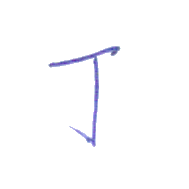
#> input picture old-thas/data/1/database/base_1_12_1.bmp, 189 x 189 px, given in place of base_1_1_1.bmp, which was not available
$ python edge_indexing.py
#> lines starting #> are read from the running program, lines starting #| are printed output that depends on the picture; after the words box and inside, x2 and y2 are one past the last pixel; in counts of white or black regions, pixels touching at a corner belong together; pictures that were not available may be replaced by others from this repository, and a replacement may not be noted
#> in edge_extraction, image is the input picture: PIL image 189x189 RGB; mean R, G, B 252.3, 252.2, 253.8
### old-thas/src/main.py
import os
import numpy as np
from PIL import Image
from sklearn.svm import SVC
from sklearn.metrics import accuracy_score, classification_report, confusion_matrix
from sklearn.preprocessing import StandardScaler
import glob
import csv
import datetime
import matplotlib.pyplot as plt
import seaborn as sns

Y_STROKE_MAX = 220

def stroke_extraction(image):
    def is_stroke(pixel):
        return pixel < Y_STROKE_MAX
    if image.mode != 'YCbCr':
        image = image.convert('YCbCr')  # Ensure the image is in 'YCbCr' mode
    y_channel, _, _ = image.split()  # Extract the Y channel
    y_array = np.array(y_channel)
    stroke_array = np.vectorize(is_stroke)(y_array)
    stroke_image = Image.fromarray(stroke_array.astype(np.uint8) * 255, mode='L')  # Convert back to image
    return stroke_image, y_array

# [4 lines left out: function binary_array_extraction, not called in this run]

# B_0 is the original binary array (stroke pixels)
def compute_B_k_list(binary_array):
    # print(binary_array)
    height, width = binary_array.shape
    B_0 = binary_array.copy()
    B_k_list = [B_0]
    for k in range(1, 4):
        B_prev = B_k_list[k-1]
        B_k = np.zeros_like(B_prev)
        for m in range(width):
            for n in range(height):
                if B_prev[n, m] == 0:
                    continue
                self_ok = (B_prev[n, m] > 0)
                top_ok = (n > 0 and B_prev[n-1, m] > 0)
                bottom_ok = (n < height-1 and B_prev[n+1, m] > 0)
                left_ok = (m > 0 and B_prev[n, m-1] > 0)
                right_ok = (m < width-1 and B_prev[n, m+1] > 0)
                if self_ok and top_ok and bottom_ok and left_ok and right_ok:
                    B_k[n, m] = 1
        B_k_list.append(B_k)
    return B_k_list

# [458 lines left out: functions feature_extraction, export_features_to_csv, load_and_prepare_data, normalize_features, train_svm_classifier, evaluate_classifier and 4 more, not called in this run]

# [46 lines that do not run on import are left out]

### old-thas/src/edge_indexing.py
from main import stroke_extraction, compute_B_k_list
import numpy as np
from PIL import Image
import matplotlib.pyplot as plt
from matplotlib.widgets import Slider, Button
from collections import deque

def edge_extraction(image_path):
    image = Image.open(image_path)
    stroke_image, _ = stroke_extraction(image)
#> in stroke_extraction, `image = image.convert('YCbCr')  # Ensure the image is in 'YCbCr' mode`: image: PIL image 189x189 YCbCr; mean of channels 0, 1, 2 252.4, 128.8, 127.9
#> in stroke_extraction, `y_channel, _, _ = image.split()`:
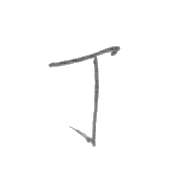
#> y_channel: PIL image 189x189 L; min 77, max 255, mean 252.4
#> in stroke_extraction, `stroke_array = np.vectorize(is_stroke)(y_array)`:
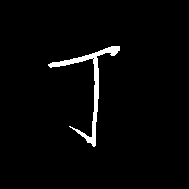
#> stroke_array: shape (189, 189) bool; 2.5% white; 1 white region, box (x1, y1, x2, y2) and area: (48, 46, 120, 147) 876
    stroke_array = np.array(stroke_image)
    binary_array = (stroke_array > 0).astype(np.float32)
    B_k_list = compute_B_k_list(binary_array)
#> the loop in compute_B_k_list, `for k in range(1, 4):` made 3 passes
#> pass 2, in compute_B_k_list, `B_prev = B_k_list[k-1]`:
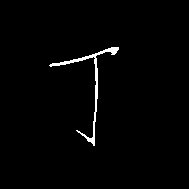
#> B_prev: shape (189, 189) float32; values 0 (black) and 1 (white), 1.4% white; 1 white region, box (x1, y1, x2, y2) and area: (49, 47, 119, 146) 510
#> pass 3, in compute_B_k_list, `B_prev = B_k_list[k-1]`:
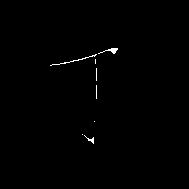
#> B_prev: shape (189, 189) float32; values 0 (black) and 1 (white), 0.46% white in thin lines or dots, all inside (x1, y1, x2, y2) = (50, 48, 118, 144)
#> after the loop in compute_B_k_list, `for k in range(1, 4):`:
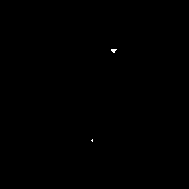
#> B_k: shape (189, 189) float32; values 0 (black) and 1 (white), 0.06% white in thin lines or dots, all inside (x1, y1, x2, y2) = (91, 49, 117, 142)
#> after the loop in compute_B_k_list, `for k in range(1, 4):`: B_k_list = 4 items
#> in edge_extraction, `B_xor = np.logical_xor(B_k_list[0], B_k_list[1])`:
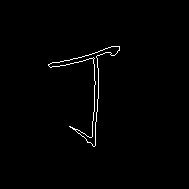
#> B_xor: shape (189, 189) bool; 1% white in thin lines or dots, all inside (x1, y1, x2, y2) = (48, 46, 120, 147)
    B_xor = np.logical_xor(B_k_list[0], B_k_list[1])
    return B_xor

def find_connected_components(edge_image):
    """
    找到筆畫邊緣圖中的連通區塊
    如果兩個pixel的x座標差和y座標差都在1以內，則屬於同一個區塊
    """
    height, width = edge_image.shape
    visited = np.zeros((height, width), dtype=bool)
    components = []

    # 8-connected directions
    directions = [(-1, -1), (-1, 0), (-1, 1), (0, -1), (0, 1), (1, -1), (1, 0), (1, 1)]

    for i in range(height):
        for j in range(width):
            if edge_image[i, j] and not visited[i, j]:
                # BFS to find connected component
                component = []
                queue = deque([(i, j)])
                visited[i, j] = True

                while queue:
                    y, x = queue.popleft()
                    component.append((y, x))

                    # Check 8 neighbors
                    for dy, dx in directions:
                        ny, nx = y + dy, x + dx
                        if (0 <= ny < height and 0 <= nx < width and
                            edge_image[ny, nx] and not visited[ny, nx]):
                            visited[ny, nx] = True
                            queue.append((ny, nx))

                if component:
                    components.append(component)

    return components

def sort_components_by_leftmost(components):
    """
    將區塊從最左開始編號
    比較誰的最左邊筆畫邊緣pixel比較左邊
    """
    def get_leftmost_x(component):
        return min(x for y, x in component)

    # Sort components by leftmost x coordinate
    sorted_components = sorted(components, key=get_leftmost_x)
    return sorted_components

def trace_pixels_in_component(component, edge_image):
    """
    對區塊內的筆畫pixel進行編號
    使用深度優先搜索但是改進處理未訪問像素的邏輯
    """
    if not component:
        return []

    # Find leftmost pixel (if multiple, choose the topmost one)
    leftmost_pixels = [pixel for pixel in component if pixel[1] == min(x for y, x in component)]
    start_pixel = min(leftmost_pixels)  # Choose topmost among leftmost

    # 8-connected directions (starting from top, going clockwise)
    directions = [(-1, 0), (-1, 1), (0, 1), (1, 1), (1, 0), (1, -1), (0, -1), (-1, -1)]

    component_set = set(component)
    visited = set()
    traced_pixels = []

    def dfs(pixel):
        if pixel in visited or pixel not in component_set:
            return

        visited.add(pixel)
        traced_pixels.append(pixel)

        # Debug print for specific pixels around the problematic area
        # if len(traced_pixels) in [340, 341, 342, 343, 344, 345]:
        #     print(f"  Pixel #{len(traced_pixels)}: {pixel}")

        y, x = pixel
        # Sort neighbors to ensure consistent ordering
        neighbors = []
        for dy, dx in directions:
            next_pixel = (y + dy, x + dx)
            if next_pixel in component_set and next_pixel not in visited:
                neighbors.append(next_pixel)

        # Sort by distance, then by position for consistency
        neighbors.sort(key=lambda p: (abs(p[0]-y) + abs(p[1]-x), p[0], p[1]))

        # if len(traced_pixels) in [341, 342]:  # Debug neighbors for problematic pixels
        #     print(f"    From {pixel}, neighbors: {neighbors}")

        for next_pixel in neighbors:
            if next_pixel not in visited:
                dfs(next_pixel)

    print(f"Starting DFS from leftmost pixel: {start_pixel}")
    dfs(start_pixel)

    # If there are still unvisited pixels, find the closest one to the last traced pixel
    while len(visited) < len(component):
        unvisited_pixels = [p for p in component if p not in visited]
        if not unvisited_pixels:
            break

        # Find the closest unvisited pixel to the last traced pixel
        last_pixel = traced_pixels[-1] if traced_pixels else start_pixel
        closest_pixel = min(unvisited_pixels,
                          key=lambda p: abs(p[0] - last_pixel[0]) + abs(p[1] - last_pixel[1]))

        print(f"Found {len(unvisited_pixels)} unvisited pixels, continuing from closest: {closest_pixel}")
        print(f"  Distance from last pixel {last_pixel}: {abs(closest_pixel[0] - last_pixel[0]) + abs(closest_pixel[1] - last_pixel[1])}")

        dfs(closest_pixel)

    return traced_pixels

def edge_indexing(image_path):
    """
    完整的邊緣索引流程：
    1. 提取邊緣
    2. 找到連通區塊
    3. 對區塊排序
    4. 對每個區塊內的像素進行追蹤編號
    """
#> called with image_path = '../data/1/database/base_1_1_1.bmp'
    # Step 1: Extract edges
    edge_image = edge_extraction(image_path)

    # Step 2: Find connected components
    components = find_connected_components(edge_image)
#> components = 1 item

    # Step 3: Sort components by leftmost pixel
    sorted_components = sort_components_by_leftmost(components)
#> sorted_components = 1 item

    # Step 4: Trace pixels in each component
    indexed_components = []
    for i, component in enumerate(sorted_components):
        traced_pixels = trace_pixels_in_component(component, edge_image)
        indexed_components.append({
            'component_id': i + 1,
            'pixels': component,
            'traced_pixels': traced_pixels
        })
#> this loop made 1 pass
#> leftmost_pixels in trace_pixels_in_component on pass 1: [(64, 48), (65, 48)]
#| Starting DFS from leftmost pixel: (64, 48)
#> after the loop, indexed_components = 1 item

    return edge_image, indexed_components
def visualize_tracing_with_slider(edge_image, indexed_components):
    """
    使用進度條視覺化像素追蹤過程，包含自動播放功能
    """
    fig = plt.figure(figsize=(15, 10))

    # Create main subplot for the image
    ax_main = plt.subplot2grid((5, 3), (0, 0), colspan=2, rowspan=3)

    # Create subplot for component selection
    ax_comp = plt.subplot2grid((5, 3), (0, 2))

    # Create subplot for slider
    ax_slider = plt.subplot2grid((5, 3), (3, 0), colspan=3)

    # Create subplot for control buttons
    ax_play = plt.subplot2grid((5, 3), (4, 0))
    ax_speed = plt.subplot2grid((5, 3), (4, 1))
    ax_reset = plt.subplot2grid((5, 3), (4, 2))

    height, width = edge_image.shape

    # Initialize display image
    display_image = np.zeros((height, width, 3))

    # Different colors for different components
    colors = [(1, 0, 0), (0, 1, 0), (0, 0, 1), (1, 1, 0), (1, 0, 1), (0, 1, 1)]

    # Show all components in light gray initially
    for i, comp_data in enumerate(indexed_components):
        for y, x in comp_data['pixels']:
            display_image[y, x] = [0.3, 0.3, 0.3]  # Light gray

    im = ax_main.imshow(display_image)
    ax_main.set_title('Pixel Tracing Visualization')
    ax_main.axis('off')

    # Component info display
    ax_comp.axis('off')
    comp_text = ax_comp.text(0, 0.5, 'Select component\nwith slider',
                            transform=ax_comp.transAxes, fontsize=12,
                            verticalalignment='center')

    # Find max traced pixels for slider range
    total_pixels = sum(len(comp['traced_pixels']) for comp in indexed_components)

    # Create slider
    slider = Slider(ax_slider, 'Progress', 0, total_pixels,
                    valinit=0, valstep=1, valfmt='%d')

    # Create control buttons
    play_button = Button(ax_play, 'Play')
    speed_button = Button(ax_speed, 'Speed: 1x')
    reset_button = Button(ax_reset, 'Reset')

    # Animation control variables
    is_playing = False
    play_speed = 1  # pixels per update
    speed_levels = [1, 2, 5, 10, 20]
    current_speed_idx = 0
    timer = None

    def update_display(val):
        progress = int(slider.val)

        # Reset display image
        display_image[:] = 0

        # Show all components in light gray
        for i, comp_data in enumerate(indexed_components):
            for y, x in comp_data['pixels']:
                display_image[y, x] = [0.3, 0.3, 0.3]

        # Determine which component and pixel index
        current_comp_idx = 0
        remaining_progress = progress
        current_pixel_idx = 0

        # Find current component and pixel
        for i, comp_data in enumerate(indexed_components):
            traced_count = len(comp_data['traced_pixels'])
            if remaining_progress <= traced_count:
                current_comp_idx = i
                current_pixel_idx = remaining_progress
                break
            else:
                remaining_progress -= traced_count

        if current_comp_idx < len(indexed_components):
            comp_data = indexed_components[current_comp_idx]
            traced_pixels = comp_data['traced_pixels']
            color = colors[current_comp_idx % len(colors)]

            # Show all previous components completely
            for i in range(current_comp_idx):
                prev_comp = indexed_components[i]
                prev_color = colors[i % len(colors)]
                for y, x in prev_comp['traced_pixels']:
                    display_image[y, x] = prev_color

            # Show traced pixels up to current progress in current component
            for i in range(current_pixel_idx):
                y, x = traced_pixels[i]
                # Gradually increase brightness for newer pixels
                brightness = 0.6 + 0.4 * (i + 1) / len(traced_pixels)
                display_image[y, x] = [c * brightness for c in color]

            # Highlight current pixel with white border
            if current_pixel_idx > 0 and current_pixel_idx <= len(traced_pixels):
                current_y, current_x = traced_pixels[current_pixel_idx - 1]
                # Add white border around current pixel
                for dy in [-1, 0, 1]:
                    for dx in [-1, 0, 1]:
                        ny, nx = current_y + dy, current_x + dx
                        if (0 <= ny < height and 0 <= nx < width and
                            (dy == 0 or dx == 0)):  # Cross pattern
                            if display_image[ny, nx].sum() < 1.5:  # Only if it's not too bright
                                display_image[ny, nx] = [1, 1, 1]  # White

            # Update component info
            info_text = f"Component {comp_data['component_id']}\n"
            info_text += f"Total pixels: {len(comp_data['pixels'])}\n"
            info_text += f"Traced pixels: {len(traced_pixels)}\n"
            if current_pixel_idx > 0:
                info_text += f"Current pixel: #{current_pixel_idx}\n"
                current_pixel = traced_pixels[current_pixel_idx - 1]
                info_text += f"Position: {current_pixel}\n"

            # Show next few pixels preview
            if current_pixel_idx < len(traced_pixels):
                next_pixels = traced_pixels[current_pixel_idx:current_pixel_idx+3]
                info_text += f"Next: {next_pixels}"

            comp_text.set_text(info_text)

        im.set_array(display_image)
        ax_main.set_title(f'Component {current_comp_idx + 1}/{len(indexed_components)} - Pixel #{current_pixel_idx}')
        fig.canvas.draw()

    # [47 lines left out: functions animate, toggle_play, change_speed, reset_animation, not called in this run]

    # Connect events
    slider.on_changed(update_display)
    play_button.on_clicked(toggle_play)
    speed_button.on_clicked(change_speed)
    reset_button.on_clicked(reset_animation)

    # Initial update
    update_display(0)

    plt.tight_layout()
    return fig, slider

if __name__ == "__main__":
    test_image_path = '../data/1/database/base_1_1_1.bmp'
    # [10 lines of commented-out code are left out]
    edge_image = edge_extraction(test_image_path)

    # Test full edge indexing
    edge_result, indexed_components = edge_indexing(test_image_path)
#> indexed_components = 1 item

    # Print component information
    print(f"Found {len(indexed_components)} components:")
#| Found 1 components:
    for comp_data in indexed_components:
        comp_id = comp_data['component_id']
        pixel_count = len(comp_data['pixels'])
        traced_count = len(comp_data['traced_pixels'])
        leftmost_x = min(x for y, x in comp_data['pixels'])
        print(f"Component {comp_id}: {pixel_count} pixels, traced {traced_count} pixels, leftmost position: x={leftmost_x}")

        # Print first few traced pixels
        if traced_count > 0:
            print(f"  Tracing order first 5 pixels: {comp_data['traced_pixels'][:5]}")

        # Special debug for component 3
        if comp_id == 3:
            print(f"  Component 3 detailed analysis:")
            traced_pixels = comp_data['traced_pixels']
            for i in range(340, min(346, len(traced_pixels))):
                if i < len(traced_pixels):
                    curr_pixel = traced_pixels[i]
                    print(f"    Pixel #{i+1}: {curr_pixel}")
                    # Check if next pixel is adjacent
                    if i+1 < len(traced_pixels):
                        next_pixel = traced_pixels[i+1]
                        y1, x1 = curr_pixel
                        y2, x2 = next_pixel
                        distance = max(abs(y2-y1), abs(x2-x1))
                        print(f"    Distance to next pixel #{i+2} {next_pixel}: {distance}")
                        if distance > 1:
                            print(f"    WARNING: Distance > 1! Not adjacent!")
        print()
#> this loop made 1 pass
#> (comp_id, pixel_count, traced_count, leftmost_x) on pass 1: (1, 366, 366, 48)
#| Component 1: 366 pixels, traced 366 pixels, leftmost position: x=48
#|   Tracing order first 5 pixels: [(64, 48), (64, 49), (63, 50), (63, 51), (62, 52)]

    # Print detailed tracing for first component to debug
    if indexed_components:
        first_comp = indexed_components[0]
#> first_comp = 3 items
        print(f"Detailed tracing for Component 1:")
        print(f"All component pixels: {sorted(first_comp['pixels'])}")
#> (printed output is left out)
        print(f"Traced pixels sequence (first 20): {first_comp['traced_pixels'][:20]}")
#> (printed output is left out)
        print(f"Total traced: {len(first_comp['traced_pixels'])}")
#| Total traced: 366
        print()

    # Show interactive visualization with slider
    print("Showing interactive visualization interface...")
    print("Controls:")
    print("- Drag slider to manually view pixel numbering sequence")
    print("- Click 'Play' to start/pause auto-play animation")
    print("- Click 'Speed' to change playback speed (1x, 2x, 5x, 10x, 20x)")
    print("- Click 'Reset' to return to the beginning")
    print("Watch pixels gradually appear to form the stroke outline!")

    fig, slider = visualize_tracing_with_slider(edge_result, indexed_components)
#> the loop in visualize_tracing_with_slider, `for i, comp_data in enumerate(indexed_components):` made 1 pass
#> in visualize_tracing_with_slider, `total_pixels = sum(len(comp['traced_pixels']) for comp in indexed_comp..`: total_pixels = 366
#> in update_display, `progress = int(slider.val)`: progress = 0
#> in update_display, `display_image[:] = 0`: display_image: shape (189, 189, 3) float64; every value is 0
#> the loop in update_display, `for i, comp_data in enumerate(indexed_components):` made 1 pass
#> the loop in update_display, `for i, comp_data in enumerate(indexed_components):` made 1 pass
#> (traced_count, current_comp_idx, current_pixel_idx) on pass 1: (366, 0, 0)
#> in update_display, `comp_data = indexed_components[current_comp_idx]`: comp_data = 3 items
#> in update_display, `traced_pixels = comp_data['traced_pixels']`: traced_pixels = 366 pairs, first value 46 to 146, second value 48 to 119
#> in update_display, `color = colors[current_comp_idx % len(colors)]`: color = (1, 0, 0)
#> in update_display, `next_pixels = traced_pixels[current_pixel_idx:current_pixel_idx+3]`: next_pixels = [(64, 48), (64, 49), (63, 50)]
    plt.show()
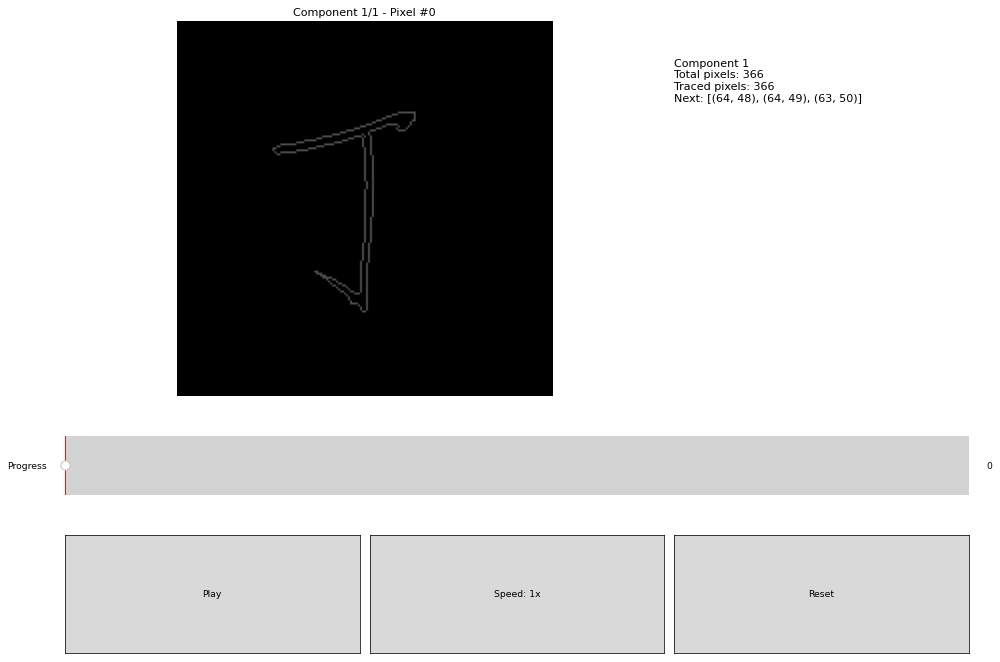
#> figure drawn by matplotlib, 2 panels
